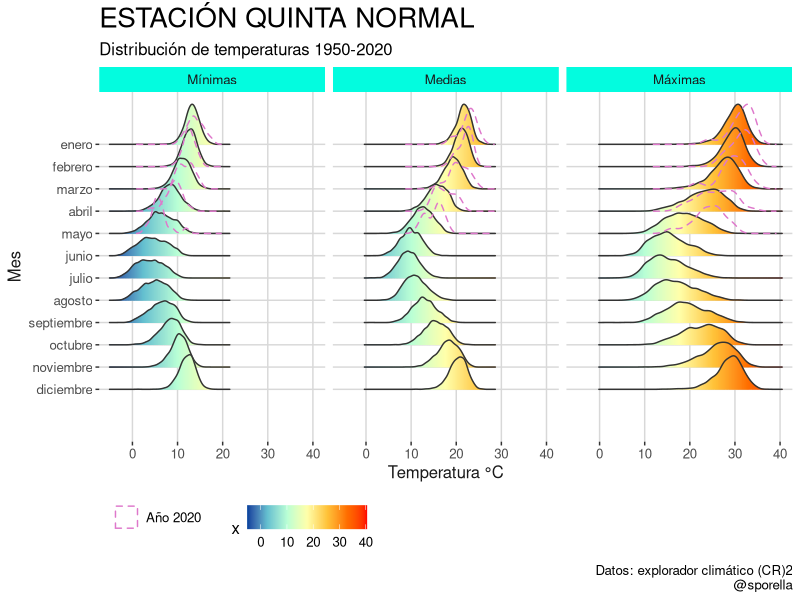

This figure's R source:
# #30díasdegráficos día 7
# Visualización distribución temperaturas estación Quinta Normal
# http://explorador.cr2.cl/
# Autora: Stephanie Orellana (@sporella)

# Cargar librerías --------------------------------------------------------

library(tidyverse)
library(ggridges)
library(ggthemes)


# Cargar y procesar datos -------------------------------------------------

data_min <- read_csv("data/quintanormal_min.csv") %>% rename(tmin = valor)
data_max <- read_csv("data/quintanormal_max.csv") %>% rename(tmax = valor)

data <- left_join(data_min, data_max) %>%
  mutate(tmean = (tmax + tmin) / 2) %>%
  filter(!is.na(tmean)) %>% 
  pivot_longer(cols = starts_with("t"), names_to = "variable") %>%
  mutate(
    variable = factor(
      variable,
      levels = c("tmin", "tmean", "tmax"),
      labels = c("Mínimas", "Medias", "Máximas")
    ),
    mes = factor(
      mes,
      levels = rev(unique(mes)),
      labels = rev(locale("es")$date_names$mon)
    )
  )


data2020 <- data %>% filter(agno == 2020)


# Visualización -----------------------------------------------------------

p <- ggplot() +
  geom_density_ridges_gradient(
    data = data,
    show.legend = F,
    aes(x = value,
        y = mes,
        fill = stat(x)),
    colour = "grey20"
  ) +
  geom_density_ridges_gradient(
    data = data2020,
    aes(x = value, y = mes, colour = "Año 2020"),
    show.legend = T,
    linetype = "dashed",
    size = 0.55,
    fill = "transparent"
  ) +
  facet_grid(~ variable) +
  scale_fill_gradientn(
    colours = c(
      '#00429d',
      '#64c0d0',
      '#b9ffd5',
      '#ffffaa',
      '#ffc339',
      '#ff6e00',
      '#ff0000'
    )
  ) +
  scale_colour_manual(values = c("Año 2020" = "#de78cb")) +
  scale_y_discrete(expand = c(0.2, 0.15)) +
  labs(
    y = "Mes",
    x = "Temperatura °C",
    colour = "",
    title = "ESTACIÓN QUINTA NORMAL",
    subtitle = "Distribución de temperaturas 1950-2020",
    caption = "Datos: explorador climático (CR)2\n@sporella"
  ) +
  theme_hc() +
  theme(
    legend.position = "bottom",
    legend.justification = c(0, 0),
    panel.grid.major.x = element_line(colour = "#D8D8D8"),
    plot.title = element_text(size = 20),
    axis.title = element_text(colour = "grey10"),
    strip.background = element_rect(fill = "#03fcdf")
  ) +
  guides(colour = guide_legend(override.aes = list(size = 1)))

ggsave("plots/siete/temps.png", p, width = 6, height = 6)
